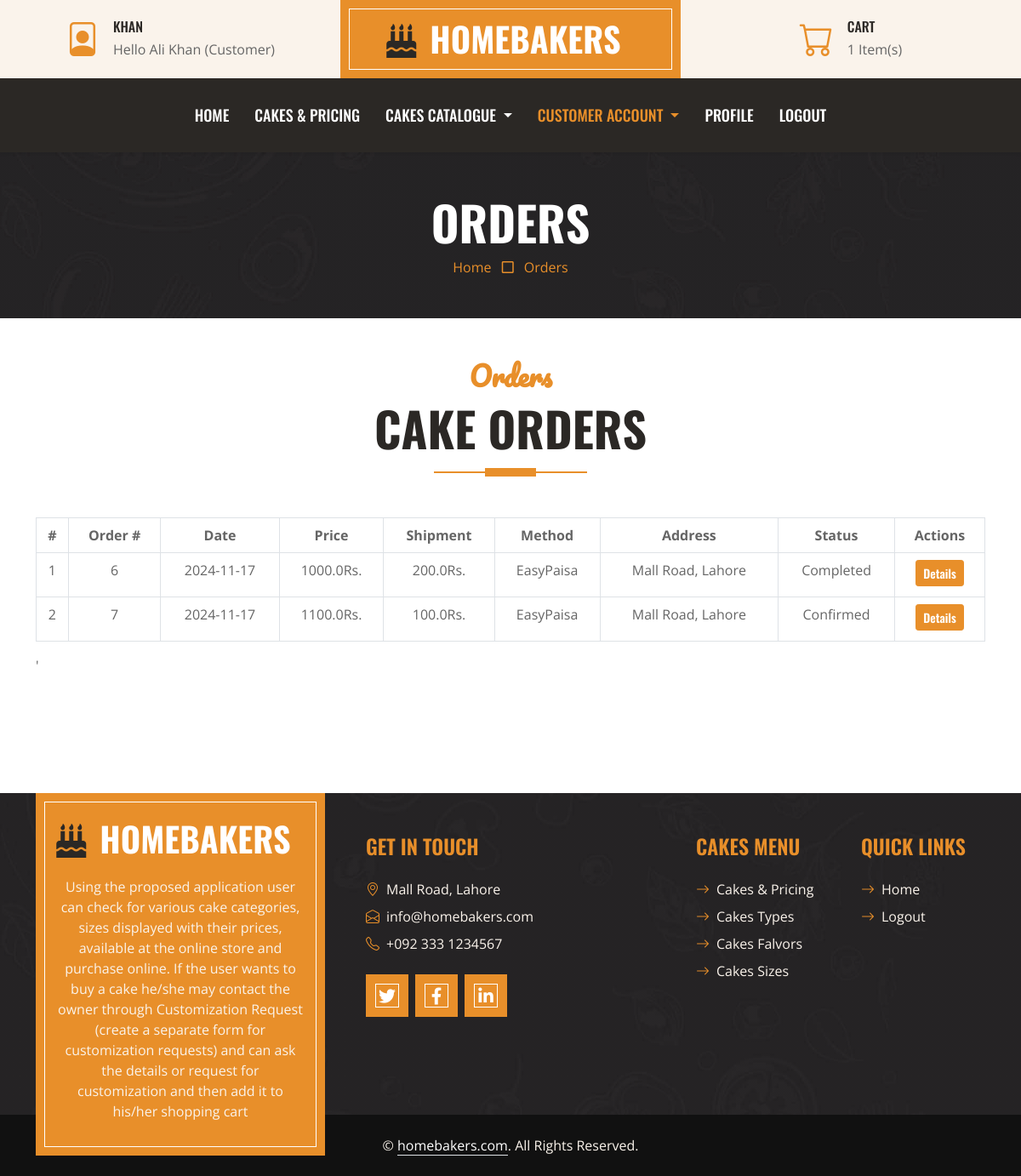
Page /orders (signed in) on the committed database.
### homebaker/models.py (models this page shows, shortened)
class Users(db.Model,UserMixin):
        id=db.Column(db.Integer, primary_key=True)
        loginid = db.Column(db.String(200),unique=True,nullable=False)
        password = db.Column(db.String(255),nullable=False)
        name = db.Column(db.String(100),nullable=False)
        contact = db.Column(db.String(20),nullable=False)
        email = db.Column(db.String(200),nullable=False)
        address = db.Column(db.String(255),nullable=True)
        utype = db.Column(db.String(15),nullable=True, default='Customer')
        status = db.Column(db.String(15),nullable=True, default='Active')
        photo = db.Column(db.String(100),nullable=True, default='user.png')
        date_created = db.Column(db.DateTime, default=datetime.utcnow)
        cart=db.relationship('Carts',backref=db.backref('usercart')) # PK -> FK (Cart)
        order=db.relationship('Orders',backref=db.backref('userorder')) # PK -> FK (Order)
        item=db.relationship('Items',backref=db.backref('useritem')) # PK -> FK (Item)

class Orders(db.Model):
        id=db.Column(db.Integer, primary_key=True)
        customer_id=db.Column(db.Integer, db.ForeignKey('users.id')) # FK -> PK (User)
        date=db.Column(db.Date, default=date.today)
        price=db.Column(db.Float,nullable=False, default=0.0)
        shippment=db.Column(db.Float,nullable=False, default=100.0)
        pmethod=db.Column(db.String(50),nullable=True, default='COD')
        address=db.Column(db.String(255),nullable=True)
        status=db.Column(db.String(50),nullable=True, default='Pending')
        date_created = db.Column(db.DateTime, default=datetime.utcnow)
        item=db.relationship('Items',backref=db.backref('orderitem')) # PK -> FK (Item)

### homebaker/routes.py (the view)
@app.route('/orders')
def orders():
    userId=0
    cCount=0
    page ='Orders'
    sub_page='Orders'
    isAdmin=0
    if current_user.is_authenticated:
        userId=format(current_user.id)
        if current_user.utype == 'Admin' :
            sub_page='Customer Orders'
            isAdmin=1
        cart=Carts.query.filter_by(customer_id=userId).all();
        for c in cart:
            cCount = cCount + c.qty
    pgTitle=title+' | '+page
    records= Orders.query.filter_by(customer_id=userId).all()
    if isAdmin==1:
        records= Orders.query.all()
    return render_template("orders.html",records=records, page= page, sub_page=sub_page,pgTitle=pgTitle,cCount=cCount)

### homebaker/templates/orders.html (shortened to what this page needs)
{% extends 'base.html' %}
{% block body %}
<div class="container-fluid bg-dark bg-img p-5">
    <div class="row">
        <div class="col-12 text-center">
            <h1 class="display-4 text-uppercase text-white">{% if sub_page %} {{sub_page}} {% else %} PAGE {% endif %}</h1>
            <a href="{{url_for('index')}}">Home</a>
            <i class="far fa-square text-primary px-2"></i>
            <a href="{{url_for('cart')}}">{% if sub_page %} {{sub_page}} {% else %} Add {% endif %}</a>
        </div>
    </div>
</div>
<div class="container-fluid about py-5">
    <div class="container">
        <div class="section-title position-relative text-center mx-auto mb-5 pb-3" style="max-width: 600px;">
            <h2 class="text-primary font-secondary">Orders</h2>
            <h1 class="display-4 text-uppercase">Cake Orders</h1>
        </div>
        <div class="tab-class text-center">
            <div class="tab-content">
                <div id="tab-1" class="tab-pane fade p-0 active show">
                    <div class="row g-3">
                        <div class="col-lg-12">
                            <table class="table table-bordered">
                                <thead>
                                    <tr>
                                        <th>#</th>
                                        <th>Order #</th>
                                        <th>Date</th>
                                        <th>Price</th>
                                        <th>Shipment</th>
                                        <th>Method</th>
                                        <th>Address</th>
                                        <th>Status</th>
                                        <th>Actions</th>
                                    </tr>
                                </thead>
                                <tbody>
                                    {% for rec in records %}
                                        <tr>
                                            <td>{{loop.index}}</td>
                                            <td>{{rec.id}}</td>
                                            <td>{{rec.date}}</td>
                                            <td>{{rec.price}}Rs.</td>
                                            <td>{{rec.shippment}}Rs.</td>
                                            <td>{{rec.pmethod}}</td>
                                            <td>{{rec.address}}</td>
                                            <td>{{rec.status}}</td>
                                            <td>
                                                <a href="{{url_for('details',id=rec.id)}}" class="btn btn-sm btn-primary mb-1" title="View Details">Details</a>
                                            </td>
                                        </tr>
                                    {% else %}
                                    <tr>
                                        <td colspan="9">
                                            <div class="alert alert-info">No records found for orders.</div>
                                        </td>
                                    </tr>
                                    {% endfor %}
                                </tbody>
                            </table>
                        </div>
                    </div>
                </div>
            </div>
        </div>'
    </div>
</div>
{% endblock %}

### homebaker/templates/base.html (shortened to what this page needs)
<!DOCTYPE html>
<html lang="en">
<head>
    <link href="https://cdnjs.cloudflare.com/ajax/libs/font-awesome/5.10.0/css/all.min.css" rel="stylesheet">
    <link href="https://cdn.jsdelivr.net/npm/bootstrap-icons@1.4.1/font/bootstrap-icons.css" rel="stylesheet">
    <link href="{{ url_for('static',filename='lib/owlcarousel/assets/owl.carousel.min.css') }}" rel="stylesheet">
    <link href="{{ url_for('static',filename='css/bootstrap.min.css') }}" rel="stylesheet">
    <link href="{{ url_for('static',filename='css/style.css') }}" rel="stylesheet">
</head>
<body>
        <div class="container-fluid px-0 d-none d-lg-block">
            <div class="row gx-0">
                <div class="col-lg-4 text-center bg-secondary py-3">
                    <div class="d-inline-flex align-items-center justify-content-center">
                        <i class="bi bi-file-person fs-1 text-primary me-3"></i>
                        <div class="text-start">
                            <h6 class="text-uppercase mb-1">{{ current_user.loginid if current_user.is_authenticated else 'Guest'}}</h6>
                            <span>Hello {{ current_user.name if current_user.is_authenticated else 'Guest'}} ({{ current_user.utype if current_user.is_authenticated else 'Guest'}})</span>
                        </div>
                    </div>
                </div>
                <div class="col-lg-4 text-center bg-primary border-inner py-3">
                    <div class="d-inline-flex align-items-center justify-content-center">
                        <a href="{{url_for('index')}}" class="navbar-brand">
                            <h1 class="m-0 text-uppercase text-white"><i class="fa fa-birthday-cake fs-1 text-dark me-3"></i>HomeBakers</h1>
                        </a>
                    </div>
                </div>
                <div class="col-lg-4 text-center bg-secondary py-3">
                    <div class="d-inline-flex align-items-center justify-content-center">
                        <i class="bi bi-cart fs-1 text-primary me-3"></i>
                        <div class="text-start">
                            <h6 class="text-uppercase mb-1">Cart</h6>
                            <span>{{cCount}} Item(s)</span>
                        </div>
                    </div>
                </div>
            </div>
        </div>
    <nav class="navbar navbar-expand-lg bg-dark navbar-dark shadow-sm py-3 py-lg-0 px-3 px-lg-0">
        <div class="collapse navbar-collapse" id="navbarCollapse">
            <div class="navbar-nav ms-auto mx-lg-auto py-0">
                <a href="{{url_for('index')}}" class="nav-item nav-link {% if page == 'Home' %} active {% endif %}">Home</a>
                {% if current_user.is_authenticated %}
                {% if current_user.utype != 'Admin' %}
                <a href="{{url_for('cakes')}}" class="nav-item nav-link {% if page == 'Cakes' %} active {% endif %}">Cakes & Pricing</a>
                {% endif %}
                {% endif %}
                <div class="nav-item dropdown">
                    <a href="#" class="nav-link dropdown-toggle " data-bs-toggle="dropdown">Cakes Catalogue </a>
                </div>
                {% if current_user.is_authenticated %}
                 {% if current_user.utype == 'Customer' %}
                <div class="nav-item dropdown">
                    <a href="#" class="nav-link dropdown-toggle  {% if page == 'Cart' or page == 'Orders'  %} active {% endif %}" data-bs-toggle="dropdown">Customer Account </a>
                </div>
                {% endif %}
                {% endif %}
                {% if current_user.is_authenticated %}
				<a href="{{url_for('profile')}}" class="nav-item nav-link {% if page == 'Profile' %} active {% endif %}">Profile</a>
				<a href="{{url_for('logout')}}" class="nav-item nav-link">Logout</a>
                {% else %}
				<a href="{{url_for('login')}}" class="nav-item nav-link {% if page == 'Login' %} active {% endif %}">Sign In</a>
				<a href="{{url_for('register')}}" class="nav-item nav-link {% if page == 'Register' %} active {% endif %}">Register</a>
                {% endif %}
            </div>
        </div>
    </nav>
    {% block body %}
    {% endblock %}
        <div class="container-fluid bg-img text-secondary" style="margin-top: 90px">
            <div class="container">
                <div class="row gx-5">
                    <div class="col-lg-4 col-md-6 mb-lg-n5">
                        <div class="d-flex flex-column align-items-center justify-content-center text-center h-100 bg-primary border-inner p-4">
                            <a href="{{url_for('index')}}" class="navbar-brand">
                                <h1 class="m-0 text-uppercase text-white"><i class="fa fa-birthday-cake fs-1 text-dark me-3"></i>HomeBakers</h1>
                            </a>
                            <p class="mt-3">
                            Using the proposed application user can check for various cake categories, sizes displayed with their prices, available at the online store and purchase online. If the user wants to buy a cake he/she may contact the owner through Customization Request (create a separate form for customization requests) and can ask the details or request for customization and then add it to his/her shopping cart
                            </p>
                        </div>
                    </div>
                    <div class="col-lg-8 col-md-6">
                        <div class="row gx-5">
                            <div class="col-lg-6 col-md-6 pt-5 mb-5">
                                <h4 class="text-primary text-uppercase mb-4">Get In Touch</h4>
                                <div class="d-flex mb-2">
                                    <i class="bi bi-geo-alt text-primary me-2"></i>
                                    <p class="mb-0">Mall Road, Lahore</p>
                                </div>
                                <div class="d-flex mb-2">
                                    <i class="bi bi-envelope-open text-primary me-2"></i>
                                    <p class="mb-0">info@homebakers.com</p>
                                </div>
                                <div class="d-flex mb-2">
                                    <i class="bi bi-telephone text-primary me-2"></i>
                                    <p class="mb-0">+092 333 1234567</p>
                                </div>
                                <div class="d-flex mt-4">
                                    <a class="btn btn-lg btn-primary btn-lg-square border-inner rounded-0 me-2" href="#"><i class="fab fa-twitter fw-normal"></i></a>
                                    <a class="btn btn-lg btn-primary btn-lg-square border-inner rounded-0 me-2" href="#"><i class="fab fa-facebook-f fw-normal"></i></a>
                                    <a class="btn btn-lg btn-primary btn-lg-square border-inner rounded-0 me-2" href="#"><i class="fab fa-linkedin-in fw-normal"></i></a>
                                </div>
                            </div>
                            <div class="col-lg-3 col-md-3 pt-0 pt-lg-5 mb-5">
                                <h4 class="text-primary text-uppercase mb-4">Cakes Menu</h4>
                                <div class="d-flex flex-column justify-content-start">
                                    <a class="text-secondary mb-2" href="{{url_for('cakes')}}"><i class="bi bi-arrow-right text-primary me-2"></i>Cakes & Pricing</a>
                                    <a class="text-secondary mb-2" href="{{url_for('types')}}"><i class="bi bi-arrow-right text-primary me-2"></i>Cakes Types</a>
                                    <a class="text-secondary mb-2" href="{{url_for('flavors')}}"><i class="bi bi-arrow-right text-primary me-2"></i>Cakes Falvors</a>
                                    <a class="text-secondary mb-2" href="{{url_for('sizes')}}"><i class="bi bi-arrow-right text-primary me-2"></i>Cakes Sizes</a>
                                </div>
                            </div>
                            <div class="col-lg-3 col-md-3 pt-0 pt-lg-5 mb-5">
                                <h4 class="text-primary text-uppercase mb-4">Quick Links</h4>
                                <div class="d-flex flex-column justify-content-start">
                                    <a class="text-secondary mb-2" href="{{url_for('index')}}"><i class="bi bi-arrow-right text-primary me-2"></i>Home</a>
                                    {% if current_user.is_authenticated %}
                                    <a class="text-secondary" href="{{url_for('logout')}}"><i class="bi bi-arrow-right text-primary me-2"></i>Logout</a>
                                    {% else %}
                                    <a class="text-secondary mb-2" href="{{url_for('login')}}"><i class="bi bi-arrow-right text-primary me-2"></i>Sign In</a>
                                    <a class="text-secondary" href="{{url_for('register')}}"><i class="bi bi-arrow-right text-primary me-2"></i>Register</a>
                                    {% endif %}
                                </div>
                            </div>
                        </div>
                    </div>
                </div>
            </div>
        </div>
        <div class="container-fluid text-secondary py-4" style="background: #111111;">
            <div class="container text-center">
                <p class="mb-0">&copy; <a class="text-white border-bottom" href="{{url_for('index')}}">homebakers.com</a>. All Rights Reserved.</p>
            </div>
        </div>
</body>
</html>

### rows in the picture
Users: loginid "KHAN", name "Ali Khan", utype "Customer"
Orders: id "6", date "2024-11-17", price "1000.0", shippment "200.0", pmethod "EasyPaisa", address "Mall Road, Lahore", status "Completed"
Orders: id "7", date "2024-11-17", price "1100.0", shippment "100.0", pmethod "EasyPaisa", address "Mall Road, Lahore", status "Confirmed"

### other values in the picture
{{ cCount }} "1"
{{ sub_page }} "ORDERS"
{{ sub_page }} "Orders"
